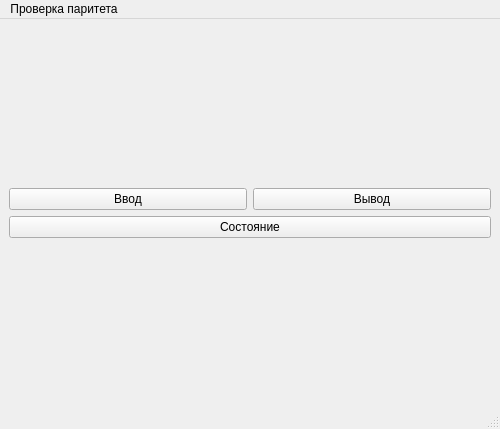
<?xml version="1.0" encoding="UTF-8"?>
<ui version="4.0">
 <class>MainWindow</class>
 <widget class="QMainWindow" name="MainWindow">
  <property name="geometry">
   <rect>
    <x>0</x>
    <y>0</y>
    <width>500</width>
    <height>429</height>
   </rect>
  </property>
  <property name="windowTitle">
   <string>MainWindow</string>
  </property>
  <widget class="QWidget" name="centralwidget">
   <layout class="QVBoxLayout" name="verticalLayout">
    <item>
     <layout class="QGridLayout" name="gridLayout">
      <item row="0" column="1">
       <widget class="QPushButton" name="output">
        <property name="text">
         <string>Вывод</string>
        </property>
       </widget>
      </item>
      <item row="0" column="0">
       <widget class="QPushButton" name="input">
        <property name="text">
         <string>Ввод</string>
        </property>
       </widget>
      </item>
      <item row="1" column="0" colspan="2">
       <widget class="QPushButton" name="state">
        <property name="text">
         <string>Состояние</string>
        </property>
       </widget>
      </item>
     </layout>
    </item>
   </layout>
  </widget>
  <widget class="QMenuBar" name="menubar">
   <property name="geometry">
    <rect>
     <x>0</x>
     <y>0</y>
     <width>500</width>
     <height>21</height>
    </rect>
   </property>
   <widget class="QMenu" name="menu">
    <property name="title">
     <string>Проверка паритета</string>
    </property>
    <addaction name="ParityOff"/>
    <addaction name="ParityEven"/>
    <addaction name="ParityOdd"/>
   </widget>
   <addaction name="menu"/>
  </widget>
  <widget class="QStatusBar" name="statusbar"/>
  <action name="action">
   <property name="text">
    <string>Проверка паритета</string>
   </property>
  </action>
  <action name="ParityOff">
   <property name="text">
    <string>Выкл</string>
   </property>
  </action>
  <action name="ParityEven">
   <property name="text">
    <string>Чётность</string>
   </property>
  </action>
  <action name="ParityOdd">
   <property name="text">
    <string>Нечётность</string>
   </property>
  </action>
 </widget>
 <resources/>
 <connections/>
</ui>
